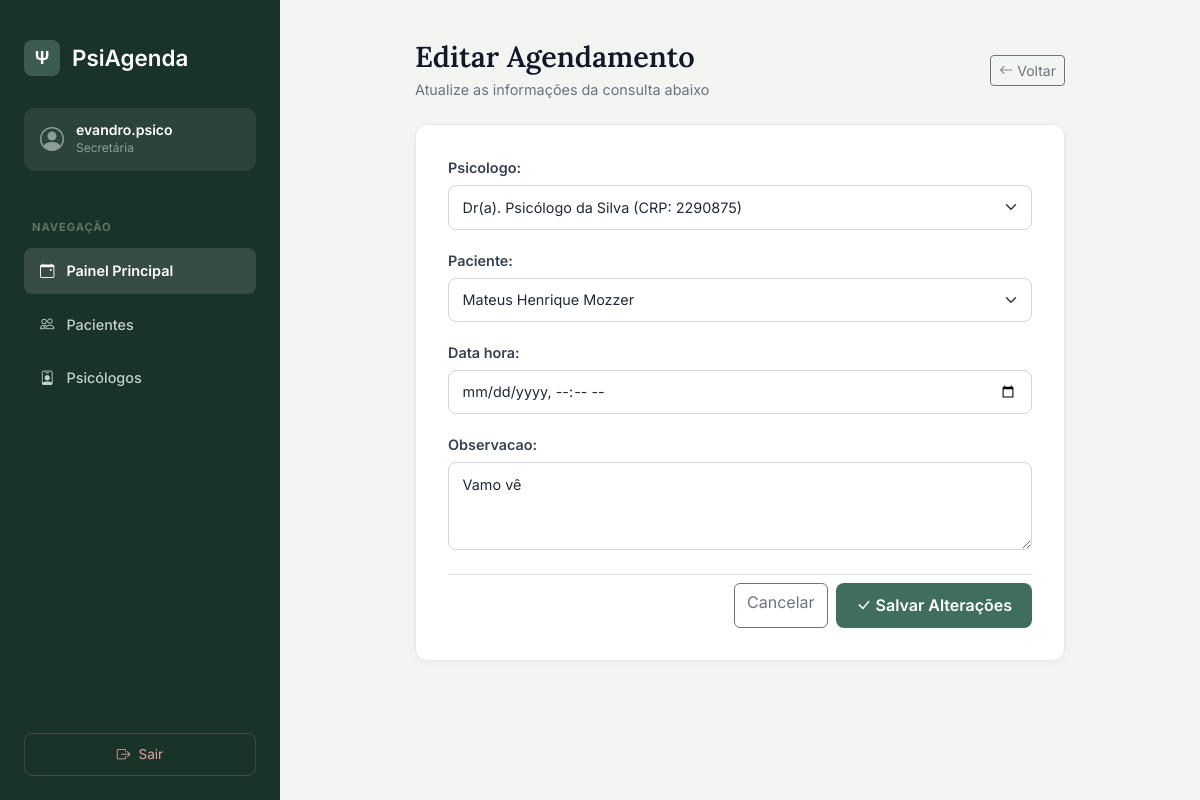
Screenshot of /agendamento/1/editar/ (signed in) with the database file from the repository.
### agendamentos/models.py (models this page shows, shortened)
class Agendamento(models.Model):
  STATUS_CHOICES = [
      ('AGENDADO', 'Agendado'),
      ('CONCLUIDO', 'Concluído'),
      ('CANCELADO', 'Cancelado'),
      ('Solicitado Cancelamento', 'Solicitado Cancelamento'),
  ]
  psicologo = models.ForeignKey(
      Psicologo, on_delete=models.PROTECT, related_name='agendamentos'
  )
  paciente = models.ForeignKey(
      Paciente, on_delete=models.PROTECT, related_name='agendamentos'
  )
  data_hora = models.DateTimeField()
  status = models.CharField(
      max_length=30, choices=STATUS_CHOICES, default='AGENDADO'
  )
  observacao = EncryptedTextField(blank=True, null=True)
  motivo_cancelamento = EncryptedTextField(blank=True, null=True)
  notificacao_confirmada = models.BooleanField(default=False)
  criado_em = models.DateTimeField(auto_now_add=True)
  atualizado_em = models.DateTimeField(auto_now=True)
  class Meta:
    verbose_name = 'Agendamento'
    verbose_name_plural = 'Agendamentos'
    ordering = ['-data_hora']

### agendamentos/views.py (the view)
# urls.py: path('agendamento/<int:agendamento_id>/editar/', views.editar_agendamento, name='editar_agendamento'),
@login_required
def editar_agendamento(request, agendamento_id):
    agendamento = get_object_or_404(Agendamento, id=agendamento_id)
    if request.method == 'POST':
        form = AgendamentoForm(request.POST, instance=agendamento)
        if form.is_valid():
            form.save()
            messages.success(request, 'Consulta atualizada com sucesso!')
            return redirect('painel_secretaria')
    else:
        form = AgendamentoForm(instance=agendamento)
    return render(request, 'agendamentos/editar.html', {
        'form': form,
        'agendamento': agendamento
    })

### agendamentos/forms.py (shortened to what this page needs)
class AgendamentoForm(forms.ModelForm):
    class Meta:
        model = Agendamento
        fields = ['psicologo', 'paciente', 'data_hora', 'observacao']
        widgets = {
            'psicologo': forms.Select(attrs={'class': 'form-select'}),
            'paciente': forms.Select(attrs={'class': 'form-select'}),
            'data_hora': forms.DateTimeInput(attrs={'type': 'datetime-local', 'class': 'form-control'}),
            'observacao': forms.Textarea(attrs={'rows': 3, 'class': 'form-control', 'placeholder': 'Anotações administrativas...'}),
        }

### agendamentos/models.py (called while the page is built)
  def __str__(self):
    return f'Dr(a). {self.nome_completo} (CRP: {self.crp})'

  def __str__(self):
    return self.nome_completo

### agendamentos/templates/agendamentos/editar.html (shortened to what this page needs)
<!DOCTYPE html>
<html lang="pt-br">
<head>
    <link href="https://cdn.jsdelivr.net/npm/bootstrap@5.3.0/dist/css/bootstrap.min.css" rel="stylesheet">
    <link rel="stylesheet" href="https://cdn.jsdelivr.net/npm/bootstrap-icons@1.10.5/font/bootstrap-icons.css">
</head>
<body>
<aside class="sidebar">
    <a href="{% url 'painel_secretaria' %}" class="brand-logo">
        <div class="logo-icon">Ψ</div>
        <span>PsiAgenda</span>
    </a>
    <div class="user-card">
        <i class="bi bi-person-circle"></i>
        <div>
            <p class="user-name">{{ user.username }}</p>
            <p class="user-role">Secretária</p>
        </div>
    </div>
    <nav class="nav-menu">
        <div class="nav-section-title">Navegação</div>
        <a href="{% url 'painel_secretaria' %}" class="nav-btn active">
            <i class="bi bi-calendar-event"></i> Painel Principal
        </a>
        <a href="{% url 'listar_pacientes' %}" class="nav-btn">
            <i class="bi bi-people"></i> Pacientes
        </a>
        <a href="{% url 'listar_psicologos' %}" class="nav-btn">
            <i class="bi bi-person-badge"></i> Psicólogos
        </a>
    </nav>
    <a href="{% url 'logout' %}" class="logout-btn">
        <i class="bi bi-box-arrow-right"></i> Sair
    </a>
</aside>
<main class="main-content">
    <div class="form-container mx-auto">
        <div class="d-flex justify-content-between align-items-center mb-4">
            <div>
                <h1 class="header-title">Editar Agendamento</h1>
                <p class="header-subtitle mb-0">Atualize as informações da consulta abaixo</p>
            </div>
            <a href="{% url 'painel_secretaria' %}" class="btn btn-outline-secondary btn-sm d-flex align-items-center gap-1">
                <i class="bi bi-arrow-left"></i> Voltar
            </a>
        </div>
        <div class="card-custom">
            <form method="post">
                <div class="mb-3">
                    {{ form.as_p }}
                </div>
                <div class="d-flex justify-content-end gap-2 mt-4 pt-2 border-top">
                    <a href="{% url 'painel_secretaria' %}" class="btn btn-outline-secondary">
                        Cancelar
                    </a>
                    <button type="submit" class="btn btn-green">
                        <i class="bi bi-check-lg me-1"></i> Salvar Alterações
                    </button>
                </div>
            </form>
        </div>
    </div>
</main>
</body>
</html>

### rows the page displays
Agendamento: psicologo "Dr(a). Psicólogo da Silva (CRP: 2290875)", paciente "Mateus Henrique Mozzer", observacao "Vamo vê"

### other values shown
{{ user.username }} "evandro.psico"
